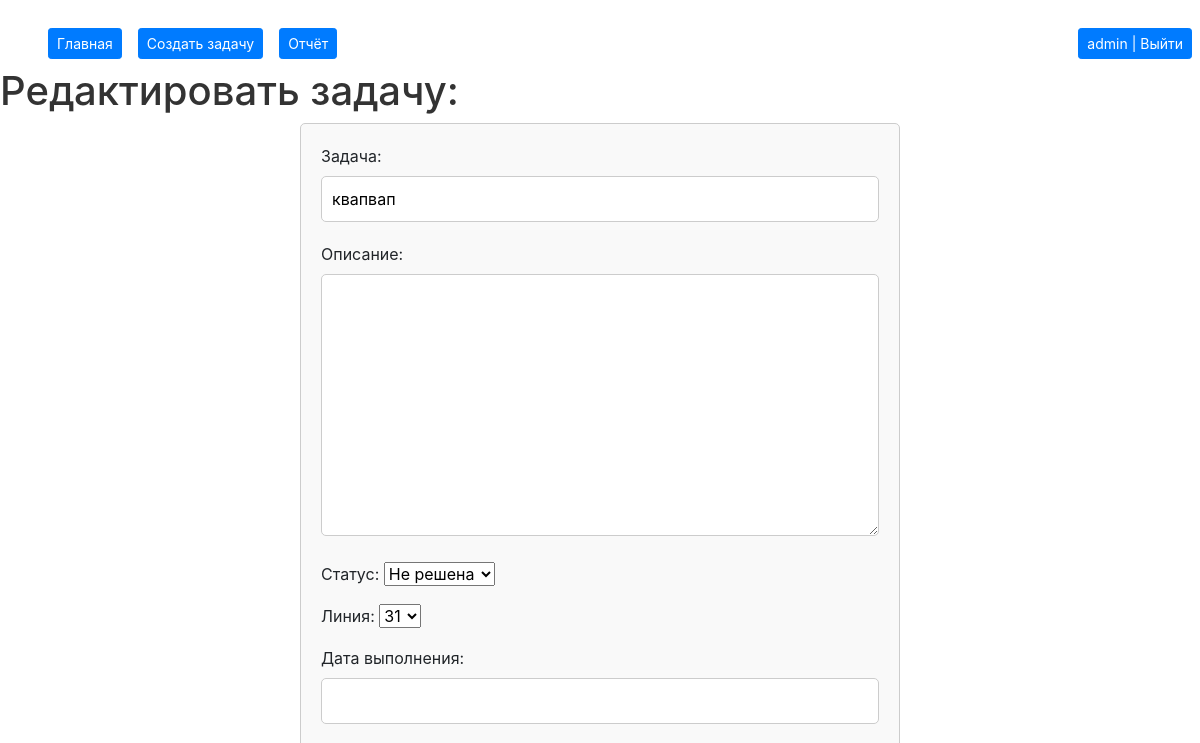
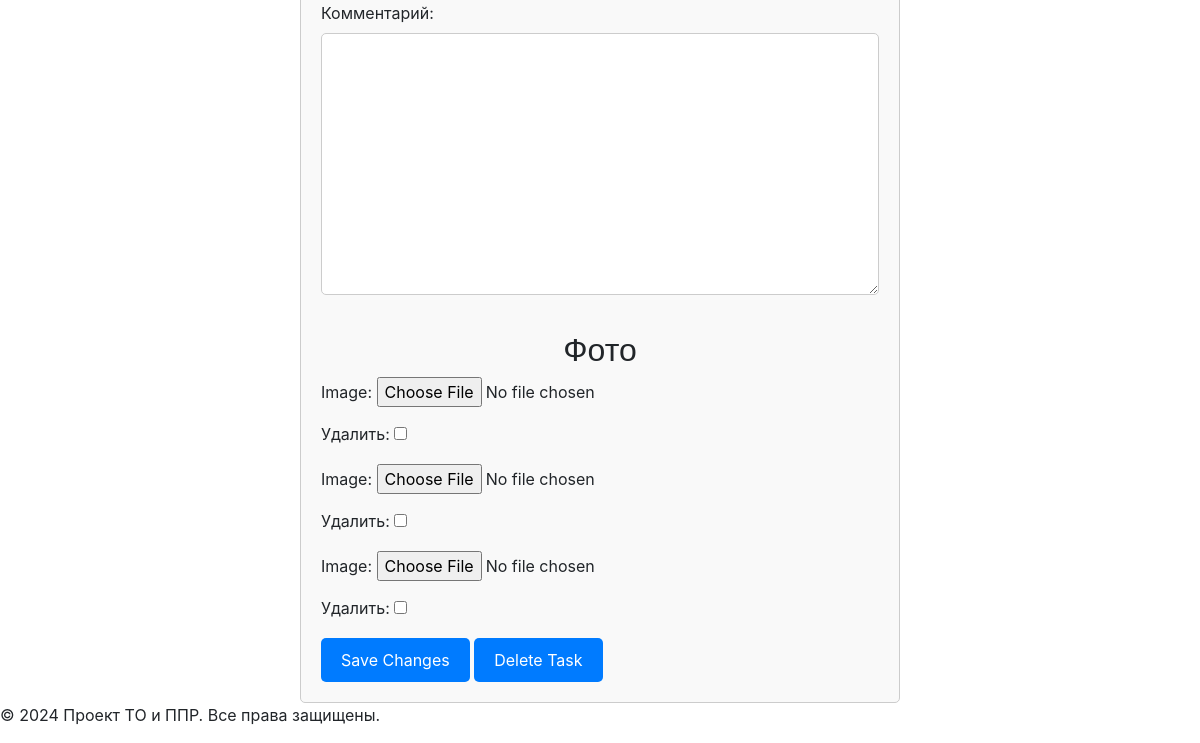
The app's page /edit_task/23/ (signed in), older data (2 pictures, top to bottom).
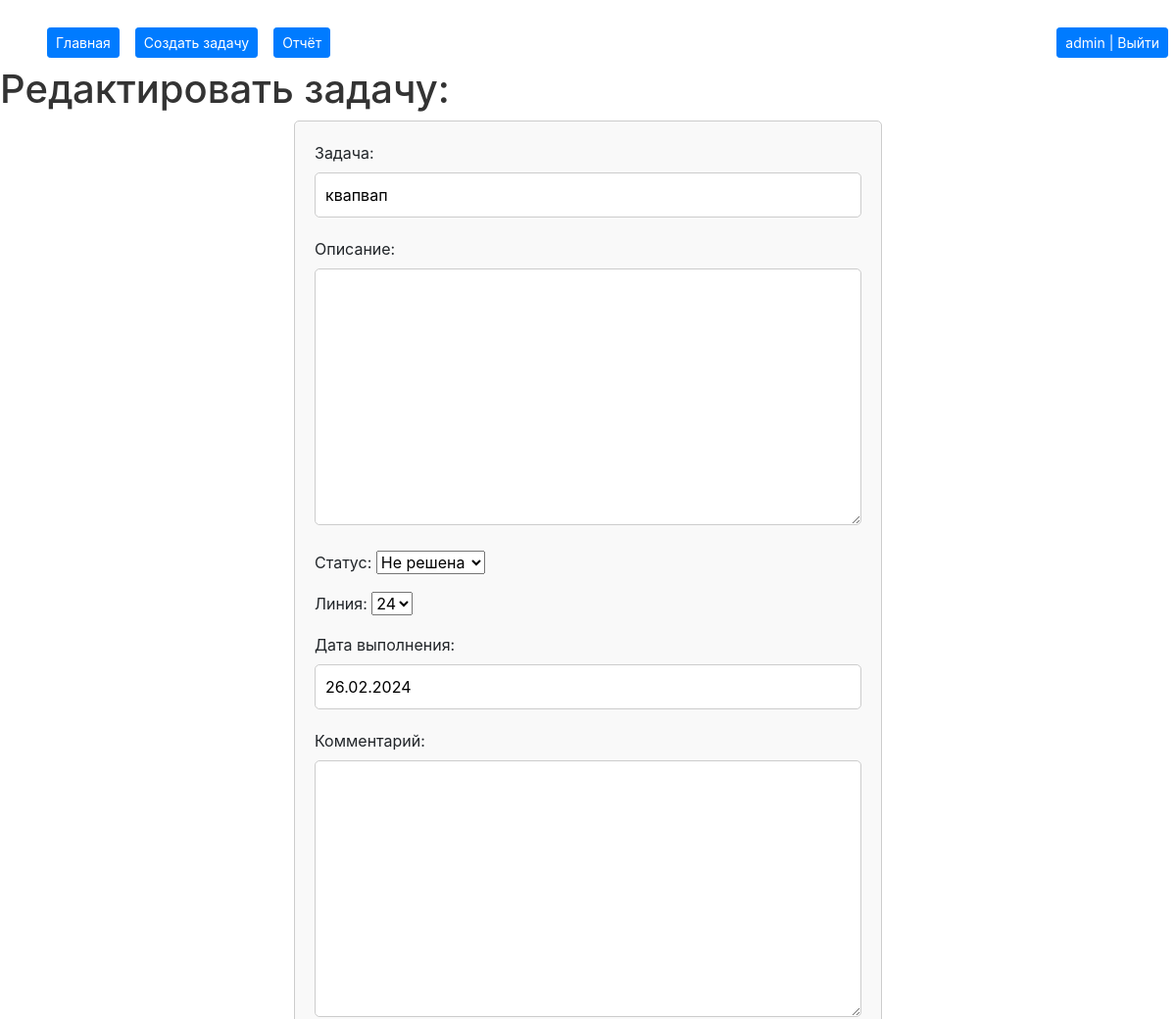
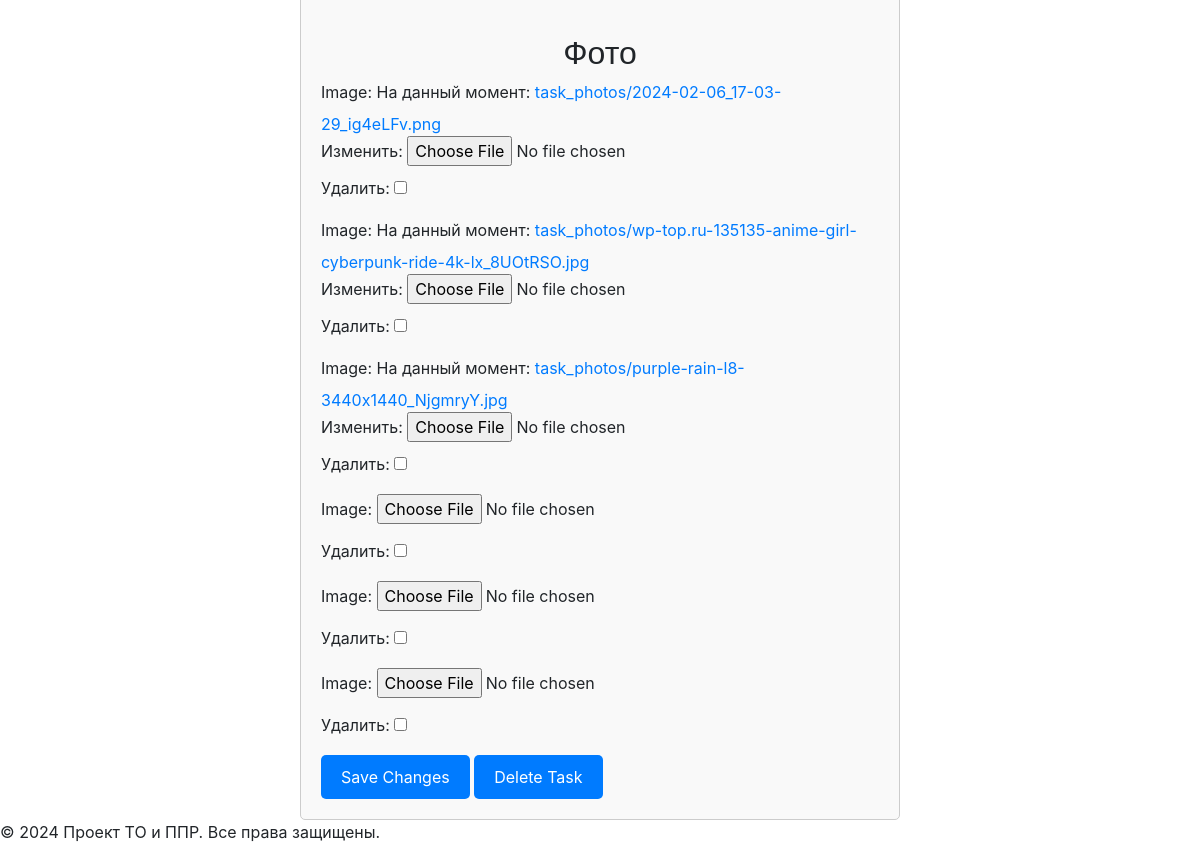
The same page, newer data (2 pictures, top to bottom).
### task_TO/models.py (models this page shows, shortened)
class Task(models.Model):
    STATUS_CHOICES = [
        ('Не решена', 'Не решена'),
        ('Принята', 'Принята'),
        ('Выполнено', 'Выполнено'),
    ]
    LINE_CHOICES = [
        ('24', '24'),
        ('25', '25'),
        ('26', '26'),
        ('31', '31'),
        ('33', '33'),
    ]
    SHIFT_CHOICES = [
        ('1', '1'),
        ('2', '2'),
        ('3', '3'),
    ]
    created_at = models.DateTimeField(auto_now_add=True)
    task_name = models.CharField(max_length=255)
    description = models.TextField(blank=True)
    status = models.CharField(max_length=20, choices=STATUS_CHOICES, default='Не решена')
    line = models.CharField(max_length=20, choices=LINE_CHOICES, default='31')
    shift_name = models.CharField(max_length=2, choices=SHIFT_CHOICES,  default='1')
    completion_date = models.DateField(null=True, blank=True)
    comment = models.TextField(blank=True)

### task_TO/views.py (the view)
# urls.py: path('edit_task/<int:task_id>/', edit_task, name='edit_task'),
@user_passes_test(lambda u: u.groups.filter(name='Technician').exists() or u.groups.filter(name='TechnicianI').exists())
def edit_task(request, task_id):
    task = get_object_or_404(Task, id=task_id)
    image_form_set = inlineformset_factory(Task, Image, fields=('image',), extra=3, can_delete=True)
    if request.method == 'POST':
        if 'delete' in request.POST:  # Если нажата кнопка удаления
            task.delete()
            return redirect('index_mechanics')
        user = request.user
        if user.groups.filter(name='Mechanics').exists():
            form = TaskForm(request.POST, instance=task)
        else:
            form = TaskFormTechnician(request.POST, instance=task)
        formset = image_form_set(request.POST, request.FILES, instance=task)
        if form.is_valid() and formset.is_valid():
            form.save()
            formset.save()
            return redirect('index_mechanics')
    else:
        user = request.user
        if user.groups.filter(name='Mechanics').exists():
            form = TaskForm(instance=task)
        else:
            form = TaskFormTechnician(instance=task)
        formset = image_form_set(instance=task)
    return render(request, 'TO/edit_task.html', {'form': form, 'formset': formset, "task": task})

### task_TO/forms.py
class TaskForm(forms.ModelForm):
    class Meta:
        model = Task
        fields = ['task_name', 'description', 'status', 'line', 'completion_date', 'comment', 'completion_date']
        labels = {
            'line': 'Линия',
            'status': 'Статус',
            'task_name': 'Задача',
            'description': 'Описание',
            'comment': 'Комментарий',
            'completion_date': 'Дата выполнения',
        }
        widgets = {
            'completion_date': DatePicker(),
        }

### templates/TO/edit_task.html (shortened to what this page needs)
{% extends 'base.html' %}
{% block content %}
    <h1>Редактировать задачу:</h1>
    <form method="post" enctype="multipart/form-data">
        {{ form.as_p }}
        <h2>Фото</h2>
        {% for form in formset %}
            {{ form.as_p }}
        {% endfor %}
        <button type="submit">Save Changes</button>
        {% if not user.username == 'TechnicianI' and not user.username == 'Technician' %}
            <button type="submit" name="delete" onclick="return confirm('Are you sure you want to delete this task?');">Delete Task</button>
        {% endif %}
    </form>
{% endblock %}

Row changes from the older to the newer data that the page shows:
changed Task "квапвап": line "31" → "24"; completion_date (not shown) → "26.02.2024"
Text that changed along with them:
text no longer shown: "Image: Удалить: Image: Удалить: Image: Удалить:"
text now shown: "Image: На данный момент: task_photos/2024-02-06_17-03-29_ig4eLFv.png Изменить: Удалить: Image: На данный момент: task_photos/wp-top.ru-135135-anime-girl-cyberpunk-ride-4k-lx_8UOtRSO.jpg Изменить: Удалить: Image: На данный момент: task_photos/purple-rain-l8-3440x1440_NjgmryY.jpg Изменить: Удалить:"
new list line: "Image: Удалить:  ☐"
